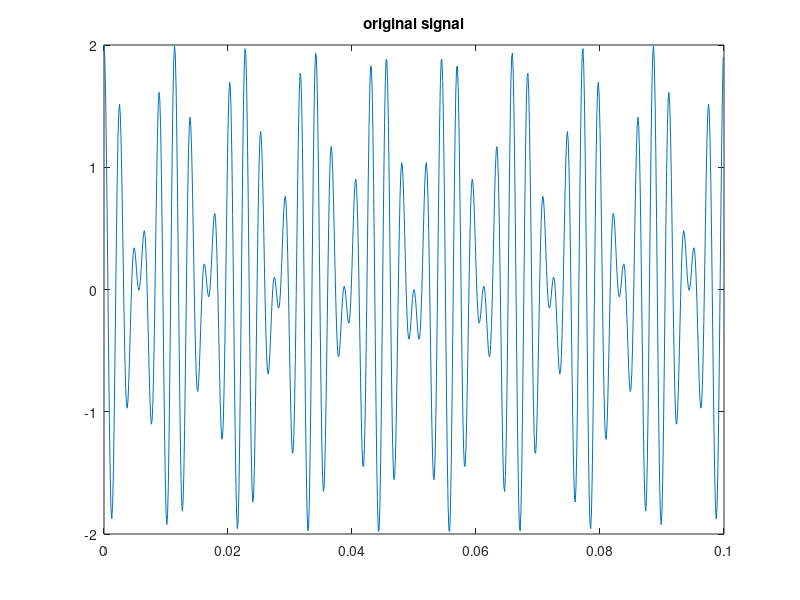
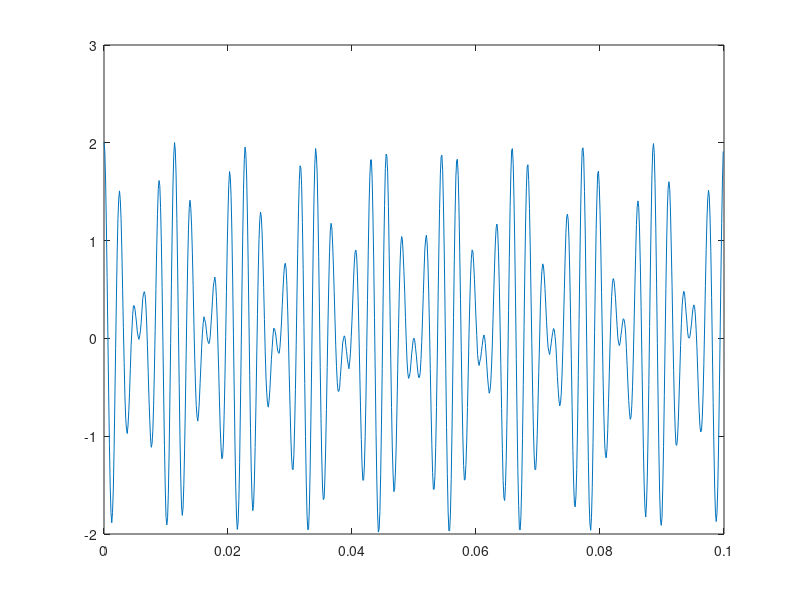

MATLAB code for these plots, in order:
f1 = 350;   % first tone
f2 = 440;   % second tone
T = 5;
fs = 8000;
rs = 1/fs;
t = 0:rs:(T-rs); % make a time
signal = cos(2*pi*f1*t) + cos(2*pi*f2*t);   % make the signal
figure(1)
plot(t(1:fs*0.1), signal(1:fs*0.1));
title('original signal');
pause
noise = 0.01*randn(1,length(t));
rec = signal + noise;
figure(2);
plot(t(1:fs*0.1), rec(1:fs*0.1));
sound(signal, fs);
pause
sound(rec, fs);
